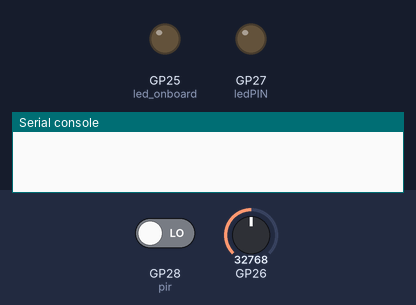
Simulated run of this program. Board: Raspberry Pi Pico running MicroPython. On the bench: output pins drawn as LEDs (lit = HIGH), the last lines printed to the serial console. Inputs (shaded band) come from the test bench; at power-on: GP28 (pir) LOW, GP26 = 32768 (analog values on the 0–65535 scale). The clock reads 2024-03-15 10:24:30 at power-on unless the program sets it.

Above: at 1.2 s.
1.3 s: GP28 (pir) driven HIGH
At 2.5 s:
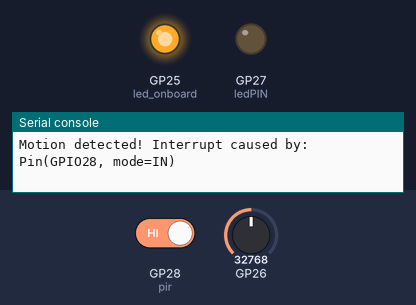
2.8 s: GP26 set to 4432
4.3 s: GP26 set to 3744
At 5.0 s:
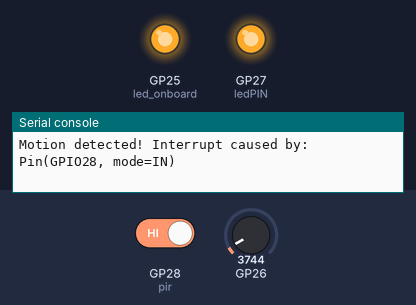
5.8 s: GP26 set to 2080
7.3 s: GP26 set to 1840
At 8.5 s:
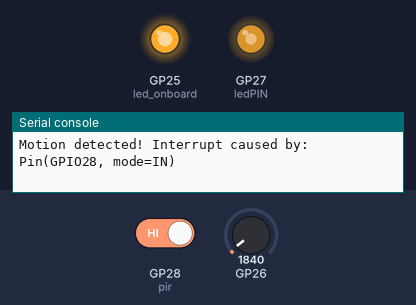
8.8 s: GP26 set to 0
At 9.9 s:
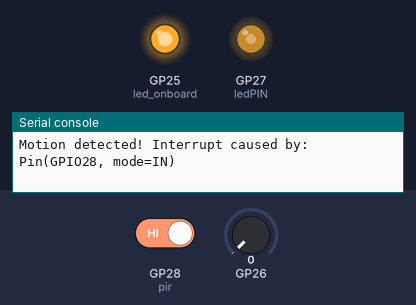
Timing chart, 0 to 11.3 s (numbered marks = the images above; inputs shaded):
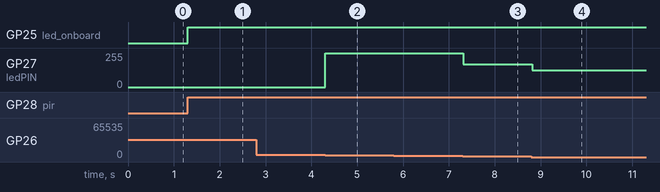

Measured:
- the behaviour switches between 4000 and 3984 on GP26 (found by bisection; images 1 and 2)
- the behaviour switches between 2000 and 1984 on GP26 (found by bisection; images 2 and 3)
- after the input at 1.3 s, GP25 (led_onboard): LOW → HIGH at once
- after the input at 2.8 s, every drawn part: stays the same
- after the input at 4.3 s, GP27 (ledPIN): 0/255 → 255/255 at once
- after the input at 5.8 s, every drawn part: stays the same
- after the input at 7.3 s, GP27 (ledPIN): 255/255 → 170/255 at once
- after the input at 8.8 s, GP27 (ledPIN): 170/255 → 127/255 at once

The program:

marmoLED.py
```python
# light up led for 5 sec after motion

from machine import ADC, Pin, PWM
from time import sleep, time

# vars
reading_interval_photoResistor = 0.1
wait_time_to_sleep = 5 # sec
motion = False

# GPIOs
photoPIN = 26    # GP28
ledPIN = Pin(27) # GP27
pirPIN = 28

# gear
pwm = PWM(ledPIN)
pwm.freq(1000)
led_onboard = machine.Pin(25, machine.Pin.OUT)

pir = Pin(pirPIN, Pin.IN)

# functions #######################
def handle_interrupt(pin):
    global motion
    motion = True
    global interrupt_pin
    interrupt_pin = pin

def readLight(photoGP, pt = True):
    photoRes = ADC(Pin(photoGP))
    light = photoRes.read_u16()
    if not pt:
        return light
    light = round(light/65535*100,2)
    return light


# program ######################

pir.irq(trigger=Pin.IRQ_RISING, handler=handle_interrupt)

while True:
    try:
        if motion:
            print('Motion detected! Interrupt caused by:', interrupt_pin)
            led_onboard.value(1) # turn LED on
            # do somethins for x secs
            t_end = time() + 60 * 10 # stay on for 10 min
            while time() < t_end:
                l = readLight(photoPIN, False)
                v = 0
                # light goes below 4000
                if (l < 4000):
                    v = 65535
                if (l < 4000 / 2):
                    v = int(65535 / 3) * 2
                if (l < 4000 / 4):
                    v = int(65535 / 2)
                #print('light: ' + str(l) + ' ' + str(v))
                pwm.duty_u16(v)
                sleep(0.1)
            print('Motion stopped!')
            led_onboard.value(0) # turn LED off
            pwm.duty_u16(0) # turn LIGHT off
            motion = False
    except KeyboardInterrupt:
        led_onboard.value(0)
        print("exit")
        raise Exception
```
